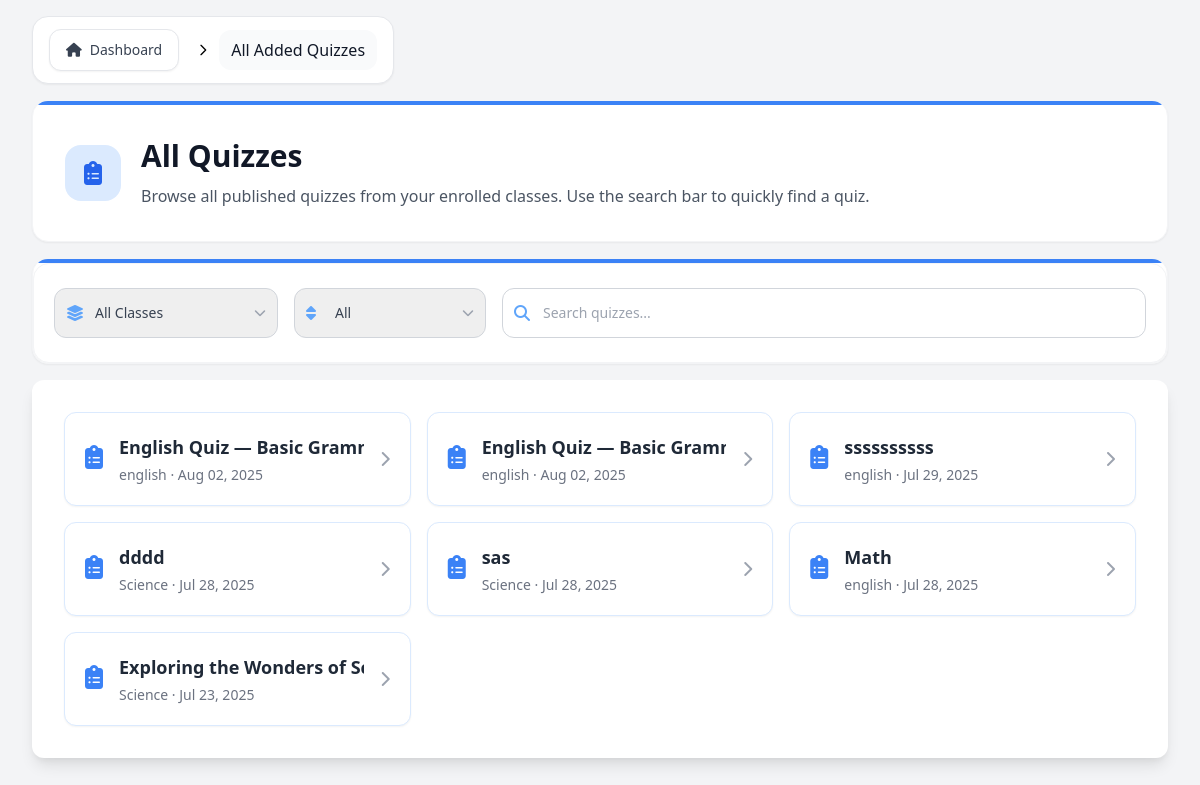
The page /Students/Contents/Pages/dashboardAllQuizzes.php (signed in) on the database as committed earlier.
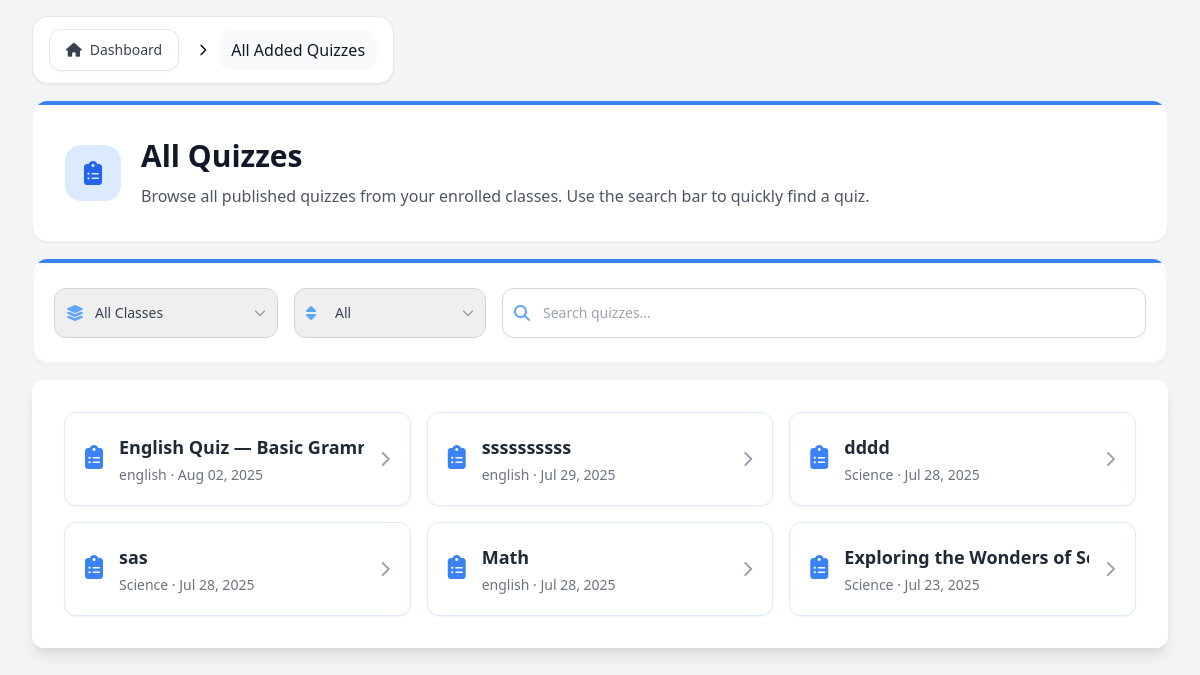
The same page on the database as committed later.
### tables this page shows
CREATE TABLE `quizzes_tb` (
  `quiz_id` int(11) NOT NULL,
  `class_id` int(11) NOT NULL,
  `th_id` varchar(255) NOT NULL,
  `quiz_title` varchar(255) NOT NULL,
  `quiz_description` text DEFAULT NULL,
  `quiz_topic` varchar(255) DEFAULT NULL,
  `time_limit` int(11) NOT NULL DEFAULT 30,
  `points_per_question` int(11) NOT NULL DEFAULT 1,
  `shuffle_questions` tinyint(1) NOT NULL DEFAULT 0,
  `show_results` tinyint(1) NOT NULL DEFAULT 1,
  `allow_retakes` tinyint(1) NOT NULL DEFAULT 0,
  `status` enum('draft','published','archived') NOT NULL DEFAULT 'draft',
  `created_at` timestamp NOT NULL DEFAULT current_timestamp(),
  `updated_at` timestamp NOT NULL DEFAULT current_timestamp() ON UPDATE current_timestamp(),
  `parent_quiz_id` int(11) DEFAULT NULL,
  `quiz_type` varchar(50) DEFAULT 'manual'
);

CREATE TABLE `teacher_classes_tb` (
  `class_id` int(11) NOT NULL,
  `th_id` varchar(255) NOT NULL,
  `class_name` varchar(255) NOT NULL,
  `class_code` varchar(10) NOT NULL,
  `class_description` text DEFAULT NULL,
  `grade_level` varchar(20) NOT NULL,
  `strand` varchar(50) DEFAULT NULL,
  `status` enum('active','inactive','archived') NOT NULL DEFAULT 'active',
  `created_at` timestamp NOT NULL DEFAULT current_timestamp(),
  `updated_at` timestamp NOT NULL DEFAULT current_timestamp() ON UPDATE current_timestamp()
);

### Students/Functions/studentDashboardFunction.php (called while the page is built, shortened)
<?php
include_once '../../../Connection/conn.php';
$user_email = $_SESSION['user_email'];
$studentId = null;
$query = "SELECT st_id FROM students_profiles_tb WHERE st_email = ?";
$stmt = $conn->prepare($query);
$stmt->bind_param("s", $user_email);
$stmt->execute();
$result = $stmt->get_result();
if ($result->num_rows > 0) {
    $row = $result->fetch_assoc();
    $studentId = $row['st_id'];
}
function getSubjectFromClassName($className) {
    $classNameLower = strtolower($className);
    $subjectKeywords = [
        'english' => 'English',
        'math' => 'Math',
        'science' => 'Science',
        'history' => 'History',
        'arts' => 'Arts',
        'pe' => 'PE',
        'ict' => 'ICT',
        'home economics' => 'Home Economics',
    ];
    foreach ($subjectKeywords as $keyword => $subject) {
        if (strpos($classNameLower, $keyword) !== false) {
            return $subject;
        }
    }
    return 'Default';
}
$enrolledClasses = [];
if ($studentId) {
    $classQuery = "SELECT
                       tc.*,
                       (SELECT COUNT(DISTINCT ce.st_id) FROM class_enrollments_tb ce WHERE ce.class_id = tc.class_id AND ce.status = 'active') AS student_count,
                       (SELECT COUNT(q.quiz_id) FROM quizzes_tb q WHERE q.class_id = tc.class_id AND q.status = 'published') AS quiz_count
                   FROM teacher_classes_tb tc
                   INNER JOIN class_enrollments_tb ce_main ON tc.class_id = ce_main.class_id
                   WHERE ce_main.st_id = ? AND tc.status = 'active'
                   ORDER BY tc.created_at DESC";
    $classStmt = $conn->prepare($classQuery);
    $classStmt->bind_param("s", $studentId);
    $classStmt->execute();
    $classResult = $classStmt->get_result();
    while ($class = $classResult->fetch_assoc()) {
        $class['class_subject'] = getSubjectFromClassName($class['class_name']);
        $enrolledClasses[] = $class;
    }
}
if ($studentId) {
    $classIds = [];
    foreach ($enrolledClasses as $class) {
        $classIds[] = $class['class_id'];
    }
    if (!empty($classIds)) {
        $classIdsStr = implode(',', array_map('intval', $classIds));
    }
}
if (!empty($classIds)) {
    $quizQuery = "SELECT q.quiz_id, q.quiz_title, q.class_id, q.created_at, tc.class_name
                  FROM quizzes_tb q
                  JOIN teacher_classes_tb tc ON q.class_id = tc.class_id
                  WHERE q.class_id IN ($classIdsStr) AND q.status = 'published'
                  ORDER BY q.created_at DESC
                  LIMIT 5";
    $quizResult = $conn->query($quizQuery);
}
?>

### Students/Contents/Dashboard/dashboardQuizzesIncludes/dashboardQuizzesList.php (the view, shortened to what this page needs)
<div class="bg-white shadow-lg rounded-xl p-6 sm:p-8">
    <?php if ($totalItems): ?>
        <ul id="quizList" class="grid grid-cols-1 sm:grid-cols-2 lg:grid-cols-3 gap-4">
            <?php
            foreach ($paginatedQuizzes as $quiz):
            ?>
                <li>
                    <a href="../Pages/classDetails.php?class_id=<?php echo $quiz['class_id']; ?>#quiz-<?php echo $quiz['quiz_id']; ?>"
                        class="quiz-card flex items-center gap-4 bg-white hover:bg-gray-100 rounded-xl p-5 transition-all duration-200 ease-in-out group border border-blue-100 shadow-sm h-full">
                        <div class="flex-shrink-0">
                            <i class="fas fa-clipboard-list text-blue-500 text-2xl"></i>
                        </div>
                        <div class="flex-1 min-w-0">
                            <div class="text-lg font-semibold text-gray-800 group-hover:text-blue-700 transition-colors duration-200 truncate flex items-center gap-2">
                                <?php echo htmlspecialchars($quiz['quiz_title']); ?>
                            </div>
                            <div class="text-sm text-gray-500 mt-1 truncate">
                                <?php echo htmlspecialchars($quiz['class_name']); ?> &middot; <?php echo date('M d, Y', strtotime($quiz['created_at'])); ?>
                            </div>
                        </div>
                        <i class="fas fa-chevron-right text-gray-400 group-hover:text-blue-600 transition-colors duration-200 ml-auto"></i>
                    </a>
                </li>
            <?php endforeach; ?>
        </ul>
</div>
<?php endif; ?>

### Students/Contents/Pages/dashboardAllQuizzes.php (shortened to what this page needs)
<?php
include '../../Functions/studentDashboardFunction.php';
$allQuizzes = [];
if (!empty($classIds)) {
    $quizQuery = "SELECT q.quiz_id, q.quiz_title, q.class_id, q.created_at, tc.class_name
                  FROM quizzes_tb q
                  JOIN teacher_classes_tb tc ON q.class_id = tc.class_id
                  WHERE q.class_id IN ($classIdsStr) AND q.status = 'published'
                  ORDER BY q.created_at DESC";
    $quizResult = $conn->query($quizQuery);
    while ($quiz = $quizResult->fetch_assoc()) {
        $allQuizzes[] = $quiz;
    }
}
$classFilter = isset($_GET['class_id_filter']) ? $_GET['class_id_filter'] : '';
$sort = isset($_GET['sort']) ? $_GET['sort'] : '';
$itemsPerPage = 15;
$totalItems = count($allQuizzes);
$page = isset($_GET['page']) ? max(1, intval($_GET['page'])) : 1;
$startIndex = ($page - 1) * $itemsPerPage;
$paginatedQuizzes = array_slice($allQuizzes, $startIndex, $itemsPerPage);
?>
<!DOCTYPE html>
<html>
<head>
    <link href="https://cdn.jsdelivr.net/npm/tailwindcss@2.2.19/dist/tailwind.min.css" rel="stylesheet">
    <link rel="stylesheet" href="https://cdnjs.cloudflare.com/ajax/libs/font-awesome/6.4.2/css/all.min.css">
</head>
<body class="bg-gray-100 min-h-screen font-sans antialiased">
    <div class="max-w-8xl mx-auto py-4 px-4 sm:px-6 lg:px-8">
        <?php include "../Dashboard/dashboardQuizzesIncludes/dashboardQuizzesBreadcrumb.php" ?>
        <?php include "../Dashboard/dashboardQuizzesIncludes/dashboardQuizzesHeader.php" ?>
        <?php include "../Dashboard/dashboardQuizzesIncludes/dashboardQuizzesSearchFilter.php" ?>
        <?php include "../Dashboard/dashboardQuizzesIncludes/dashboardQuizzesList.php" ?>
    </div>
</body>
</html>

### Students/Contents/Dashboard/dashboardQuizzesIncludes/dashboardQuizzesBreadcrumb.php
<nav class="flex mb-4" aria-label="Breadcrumb">
    <div class="bg-white backdrop-blur-sm rounded-2xl border border-gray-100/60 shadow-sm px-4 py-3">
        <ol class="inline-flex items-center space-x-1 md:space-x-2">
            <li>
                <div class="flex items-center space-x-3">
                    <a href="../Dashboard/studentDashboard.php" class="bg-white hover:bg-gray-50 text-gray-700 px-4 py-2.5 rounded-xl flex items-center text-sm font-medium transition-all duration-200 shadow-sm hover:shadow-md border border-gray-400/50">
                        <i class="fas fa-home mr-2"></i> Dashboard
                    </a>
                </div>
            </li>
            <li>
                <div class="flex items-center">
                    <svg class="w-4 h-4 text-black mx-2" fill="none" stroke="currentColor" viewBox="0 0 24 24">
                        <path stroke-linecap="round" stroke-linejoin="round" stroke-width="2" d="M9 5l7 7-7 7"></path>
                    </svg>
                    <span class="px-3 py-2 text-gray-900 font-medium bg-gray-50 rounded-xl">
                        All Added Quizzes
                    </span>
                </div>
            </li>
        </ol>
    </div>
</nav>

### Students/Contents/Dashboard/dashboardQuizzesIncludes/dashboardQuizzesHeader.php
<div class="bg-white rounded-2xl shadow-sm border border-gray-100 mb-4 overflow-hidden">
    <div class="h-1 bg-blue-500"></div>
    <div class="p-8">
        <div class="flex items-center gap-5">
            <div class="flex-shrink-0 w-14 h-14 rounded-2xl bg-blue-100 flex items-center justify-center">
                <i class="fas fa-clipboard-list text-2xl text-blue-600"></i>
            </div>
            <div class="min-w-0 flex-1">
                <h1 class="text-3xl font-semibold text-gray-900 mb-2 leading-tight">
                    All Quizzes
                </h1>
                <p class="text-gray-600 text-base leading-relaxed">
                    Browse all published quizzes from your enrolled classes. Use the search bar to quickly find a quiz.
                </p>
            </div>
        </div>
    </div>
</div>

### Students/Contents/Dashboard/dashboardQuizzesIncludes/dashboardQuizzesSearchFilter.php (shortened to what this page needs)
<div class="bg-white rounded-2xl shadow-sm border border-gray-100 mb-4 overflow-hidden">
    <div class="h-1 bg-blue-500"></div>
    <form id="filterForm" method="get" class="flex flex-col md:flex-row gap-3 md:gap-4 items-stretch bg-white rounded-2xl shadow-sm px-5 py-6 border border-gray-100">
        <div class="relative w-full md:w-56 flex items-center">
            <span class="absolute left-3 inset-y-0 flex items-center pointer-events-none">
            </span>
            <select name="class_id_filter" id="class_id_filter"
                class="block w-full pl-10 pr-9 py-2.5 rounded-xl border border-gray-300 text-sm transition appearance-none text-gray-700 font-medium"
                style="height: 50px;"
                onchange="document.getElementById('filterForm').submit()">
                <option value="all" <?php if ($classFilter == '' || $classFilter == 'all') echo 'selected'; ?>>All Classes</option>
            </select>
            <span class="absolute right-3 inset-y-0 flex items-center pointer-events-none">
            </span>
        </div>
        <div class="relative w-full md:w-48 flex items-center">
            <span class="absolute left-3 inset-y-0 flex items-center pointer-events-none">
            </span>
            <select name="sort" id="sortQuizzes"
                class="block w-full pl-10 pr-9 py-2.5 rounded-xl border border-gray-300 text-sm transition appearance-none text-gray-700 font-medium"
                style="height: 50px;"
                onchange="document.getElementById('filterForm').submit()">
                <option value="all" <?php if ($sort == '' || $sort == 'all') echo 'selected'; ?>>All</option>
            </select>
            <span class="absolute right-3 inset-y-0 flex items-center pointer-events-none">
            </span>
        </div>
        <div class="relative flex-1 flex items-center">
            <span class="absolute left-3 inset-y-0 flex items-center pointer-events-none">
            </span>
            <input type="text" id="quizSearch" placeholder="Search quizzes..." autocomplete="off"
                class="block w-full pl-10 pr-4 py-2.5 rounded-xl border border-gray-300 text-sm transition font-medium"
                style="height: 50px;"
            />
        </div>
    </form>
</div>

### Students/Contents/Pages/dashboardAllQuizzes.php (style rules this page uses)
.quiz-card { transition: box-shadow 0.2s, transform 0.2s; }

Rows that differ between the two databases and show on the page:
removed quizzes_tb: quiz_title "English Quiz — Basic Gra…", class.class_name "english", created_at "Aug 02, 2025"
